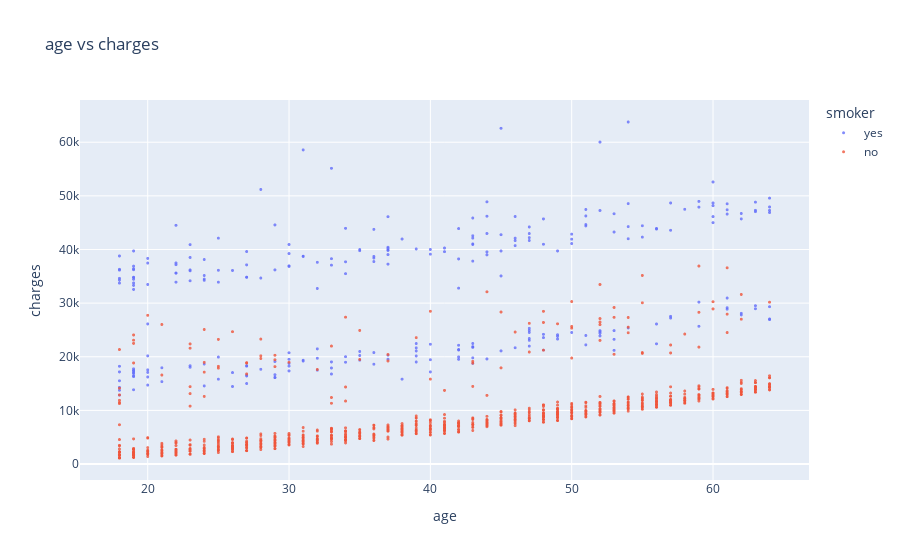

Notebook code for this chart:
### Code cell
fig = px.scatter(medical_df,x = 'age',y = 'charges',color='smoker',opacity=0.8,hover_data=['sex'],title='age vs charges')
fig.update_traces(marker_size = 3 )
fig.show()

### Figure 1 — Plotly figure (JSON) as saved in the notebook; plotly's stock layout.template omitted (floating-point values rounded to 4 significant figures; data arrays with more than 128 entries replaced by an {"elided": "..."} marker saying what was removed)
{"data": [{"customdata": {"elided": "274x1 str values"}, "hovertemplate": "smoker=yes<br>age=%{x}<br>charges=%{y}<br>sex=%{customdata[0]}<extra></extra>", "legendgroup": "yes", "marker": {"color": "#636efa", "opacity": 0.8, "size": 3, "symbol": "circle"}, "mode": "markers", "name": "yes", "showlegend": true, "type": "scattergl", "x": {"elided": "274 int values"}, "xaxis": "x", "y": {"elided": "274 float values"}, "yaxis": "y"}, {"customdata": {"elided": "1064x1 str values"}, "hovertemplate": "smoker=no<br>age=%{x}<br>charges=%{y}<br>sex=%{customdata[0]}<extra></extra>", "legendgroup": "no", "marker": {"color": "#EF553B", "opacity": 0.8, "size": 3, "symbol": "circle"}, "mode": "markers", "name": "no", "showlegend": true, "type": "scattergl", "x": {"elided": "1064 int values"}, "xaxis": "x", "y": {"elided": "1064 float values"}, "yaxis": "y"}], "layout": {"legend": {"title": {"text": "smoker"}, "tracegroupgap": 0}, "title": {"text": "age vs charges"}, "xaxis": {"anchor": "y", "domain": [0, 1], "title": {"text": "age"}}, "yaxis": {"anchor": "x", "domain": [0, 1], "title": {"text": "charges"}}}}
